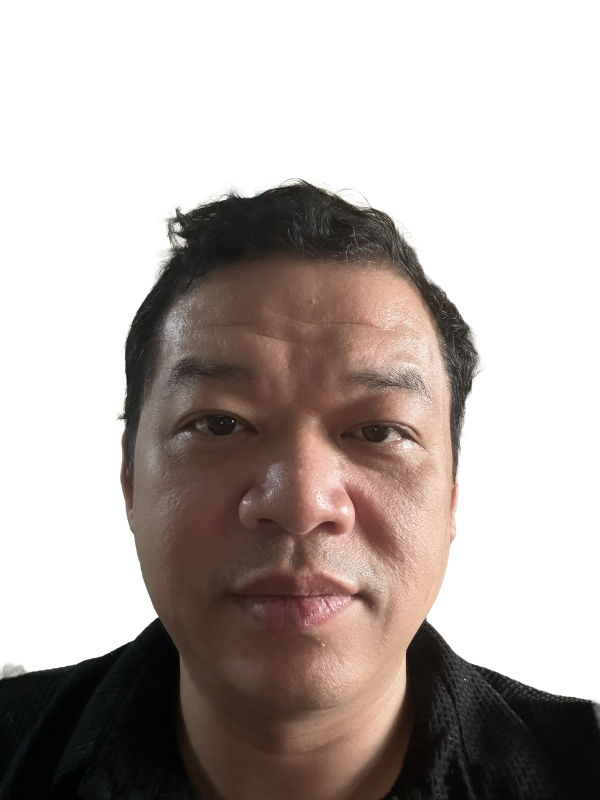
#> input picture mathplus-tao-anh-thumbnail/resources/thay_hoang_master.png, 1200 x 1600 px (shown at 1/2 size); its folder holds 2 pictures in this run
$ python generate_thumbnail.py
#> lines starting #> are read from the running program, lines starting #| are printed output that depends on the picture
#!/usr/bin/env python3
# -*- coding: utf-8 -*-
"""
MathPlus YouTube Thumbnail Generator
Style: MathPlus Signature Emerald & Gold (Chuẩn Nhận Diện Thương Hiệu MathPlus Academy)
Resolution: 1280x720 (16:9, High CTR YouTube Standard)
"""

import os
import sys
import argparse
import re
from pathlib import Path
from PIL import Image, ImageDraw, ImageFont, ImageFilter, ImageEnhance, ImageOps
import numpy as np

W, H = 1280, 720
FONT_BOLD = '/System/Library/Fonts/Supplemental/Arial Bold.ttf'
FONT_REGULAR = '/System/Library/Fonts/Supplemental/Arial.ttf'

SKILL_DIR = Path(__file__).resolve().parent.parent
RESOURCES_DIR = SKILL_DIR / 'resources'
DEFAULT_TEACHER = RESOURCES_DIR / 'thay_hoang_master.png'


def draw_bullet(draw, cx, cy, r, color):
    """Vẽ chấm tròn bullet sắc nét"""
    draw.ellipse([cx - r, cy - r, cx + r, cy + r], fill=color)


def draw_star(draw, cx, cy, r_outer, r_inner, color):
    """Vẽ ngôi sao 5 cánh vector rực rỡ"""
    points = []
    for i in range(10):
        r = r_outer if i % 2 == 0 else r_inner
        angle = i * np.pi / 5 - np.pi / 2
        x = cx + r * np.cos(angle)
        y = cy + r * np.sin(angle)
        points.append((x, y))
    draw.polygon(points, fill=color)


def prepare_teacher_portrait(img_path):
    """
    Chuẩn bị ảnh chân dung thầy giáo:
    - Nếu là ảnh chưa xóa phông (.heic, .jpg), gọi Apple Vision để tách nền chuẩn xác
    - Căn chỉnh tỷ lệ đầu, cổ, vai hoàn hảo trong khung tròn 530x530
    """
    if not os.path.exists(img_path):
        if os.path.exists(DEFAULT_TEACHER):
            img_path = str(DEFAULT_TEACHER)
        else:
            raise FileNotFoundError(f"Không tìm thấy ảnh chân dung: {img_path}")

    src = Image.open(img_path)
    src = ImageOps.exif_transpose(src).convert('RGBA')

    # Nếu ảnh chưa có kênh alpha trong suốt
    alpha = np.array(src.split()[-1])
    is_transparent = np.any(alpha < 250)

    if not is_transparent:
        print("Ảnh gốc chưa tách nền, đang bóc tách tự động bằng Apple Vision...")
        import subprocess
        mask_tmp = f"/tmp/mask_{os.getpid()}.png"
        script_path = str(SKILL_DIR / 'scripts' / 'cutout_person.swift')
        cmd = ['swift', script_path, str(img_path), mask_tmp]
        subprocess.run(cmd, check=True)

        real_mask_path = mask_tmp + ".mask.png"
        if os.path.exists(real_mask_path):
            mask_im = Image.open(real_mask_path).convert('L')
            src.putalpha(mask_im)
            if os.path.exists(real_mask_path):
                os.remove(real_mask_path)

    # Nâng nhẹ độ sáng và tương phản tự nhiên (giữ 100% texture da thật)
    enh = ImageEnhance.Brightness(src).enhance(1.06)
    enh = ImageEnhance.Contrast(enh).enhance(1.05)

    # Tìm khung người chính xác
    alpha_arr = np.array(enh.split()[-1])
    coords = np.argwhere(alpha_arr > 30)
    if len(coords) > 0:
        y_min, x_min = coords.min(axis=0)
        y_max, x_max = coords.max(axis=0)
    else:
        y_min, x_min, y_max, x_max = 0, 0, enh.height, enh.width

    center_x = (x_min + x_max) // 2
    head_w = x_max - x_min
    box_side = int(head_w * 1.15)
    top_y = max(0, y_min - int(box_side * 0.08))

    crop_box = (
        max(0, center_x - box_side // 2),
        top_y,
        min(enh.width, center_x + box_side // 2),
        min(enh.height, top_y + box_side)
    )
    cropped = enh.crop(crop_box)
    if cropped.width != cropped.height:
        sq = Image.new('RGBA', (box_side, box_side), (0, 0, 0, 0))
        sq.paste(cropped, ((box_side - cropped.width) // 2, (box_side - cropped.height)))
        cropped = sq

    t_circle_size = 530
    t_resized = cropped.resize((t_circle_size, t_circle_size), Image.Resampling.LANCZOS)

    mask = Image.new('L', (t_circle_size, t_circle_size), 0)
    mask_draw = ImageDraw.Draw(mask)
    mask_draw.ellipse((6, 6, t_circle_size - 6, t_circle_size - 6), fill=255)

    return Image.composite(t_resized, Image.new('RGBA', (t_circle_size, t_circle_size), (0, 0, 0, 0)), mask), t_circle_size


# [31 lines left out: function split_title_smart, not called in this run]


def build_thumbnail(
    curriculum="TOÁN 11 - KẾT NỐI TRI THỨC",
    subtitle="BÀI 15: CHUYÊN ĐỀ",
    title_l1="GIỚI HẠN",
    title_l2="DÃY SỐ",
    bullets=None,
    hook="NẮM TRỌN ĐIỂM 9 - 10",
    slogan="Bám sát cấu trúc đề thi mới nhất • Tự tin giành điểm tối đa!",
    teacher_badge="THẦY HOÀNG • MATHPLUS",
    teacher_img=None,
    output_path="thumbnail.png"
):
    """Sinh ảnh thumbnail chuẩn phong cách MathPlus Emerald & Gold"""
    if bullets is None:
        bullets = [
            "3 Dạng Vô Định Trọng Tâm (∞ - ∞,  ∞ / ∞)",
            "Tuyệt Kỹ Nhân Liên Hợp Căn Bậc 2, Bậc 3",
            "Kỹ Thuật Bấm Máy Casio & Tự Luận Điểm 10"
        ]

    # 1. NỀN GRADIENT XANH LỤC BẢO ĐẬM (MATHPLUS EMERALD)
    arr = np.zeros((H, W, 4), dtype=np.uint8)
    for y in range(H):
        ty = y / H
        for x in range(W):
            tx = x / W
            r = int(5 * (1 - tx) + 12 * tx)
            g = int(24 * (1 - tx) + 48 * tx + 14 * (1 - ty))
            b = int(12 * (1 - tx) + 24 * tx)
            arr[y, x] = [r, g, b, 255]

    base = Image.fromarray(arr, 'RGBA')
    draw = ImageDraw.Draw(base)

    # 2. LƯỚI TỌA ĐỘ TOÁN HỌC (CYBER MATH GRID)
    for x in range(0, W, 45):
        draw.line([(x, 0), (x, H)], fill=(0, 230, 118, 14), width=1)
    for y in range(0, H, 45):
        draw.line([(0, y), (W, y)], fill=(0, 230, 118, 14), width=1)

    # 3. HÀO QUANG DẠ QUANG PHÍA SAU THẦY GIÁO (RADIAL GLOW)
    glow = Image.new('RGBA', (W, H), (0, 0, 0, 0))
    glow_draw = ImageDraw.Draw(glow)
    glow_draw.ellipse([720, 30, 1320, 670], fill=(0, 200, 83, 85))
    glow_draw.ellipse([790, 90, 1260, 610], fill=(255, 214, 0, 60))
    glow = glow.filter(ImageFilter.GaussianBlur(65))
    base = Image.alpha_composite(base, glow)
    draw = ImageDraw.Draw(base)

    # 4. CHÂN DUNG THẦY HOÀNG VỚI VIỀN HÀO QUANG KÉP
    teacher_path = teacher_img or str(DEFAULT_TEACHER)
    t_framed, t_size = prepare_teacher_portrait(teacher_path)

    tx_pos = 715
    ty_pos = 65

    # Viền ngoài phát sáng: Vàng kim
    for r_off in range(16, 0, -2):
        alpha = int(15 + (16 - r_off) * 14)
        draw.ellipse([tx_pos - r_off, ty_pos - r_off, tx_pos + t_size + r_off, ty_pos + t_size + r_off],
                     outline=(255, 214, 0, alpha), width=2)
    # Viền trong sắc nét: Xanh lục bảo
    for r_off in range(6, 0, -1):
        alpha = int(70 + (6 - r_off) * 30)
        draw.ellipse([tx_pos - r_off, ty_pos - r_off, tx_pos + t_size + r_off, ty_pos + t_size + r_off],
                     outline=(0, 230, 118, alpha), width=2)

    base.paste(t_framed, (tx_pos, ty_pos), t_framed)

    # 5. HUY HIỆU TÊN THẦY (TEACHER BRAND BADGE)
    f_badge = ImageFont.truetype(FONT_BOLD, 24)
    nb_w, nb_h = 360, 48
    nb_x = tx_pos + (t_size - nb_w) // 2 - 10
    nb_y = ty_pos + t_size - 42
    draw.rounded_rectangle([nb_x + 4, nb_y + 4, nb_x + nb_w + 4, nb_y + nb_h + 4], radius=12, fill=(0, 0, 0, 200))
    draw.rounded_rectangle([nb_x, nb_y, nb_x + nb_w, nb_y + nb_h], radius=12, fill=(27, 94, 32, 245), outline=(255, 214, 0, 255), width=2)

    text_bbox = draw.textbbox((0, 0), teacher_badge, font=f_badge)
    text_w = text_bbox[2] - text_bbox[0]
    badge_tx = nb_x + (nb_w - text_w) // 2
    draw.text((badge_tx, nb_y + 10), teacher_badge, font=f_badge, fill=(255, 255, 255, 255))

    # 6. CỘT THÔNG TIN BÊN TRÁI (HIGH CTR STACK)
    # Tag 1: Bộ Sách & Lớp (Curriculum Tag - Red Pill)
    f_top = ImageFont.truetype(FONT_BOLD, 24)
    top_bbox = draw.textbbox((0, 0), curriculum, font=f_top)
    pill_w = max(420, (top_bbox[2] - top_bbox[0]) + 40)
    draw.rounded_rectangle([52, 42, 52 + pill_w, 90], radius=8, fill=(0, 0, 0, 180))
    draw.rounded_rectangle([50, 40, 50 + pill_w, 88], radius=8, fill=(211, 47, 47, 245), outline=(255, 205, 210, 255), width=2)
    draw.text((70, 51), curriculum, font=f_top, fill=(255, 255, 255, 255))

    # Tag 2: Tên Bài / Chuyên đề (Subtitle)
    f_sub = ImageFont.truetype(FONT_BOLD, 40)
    draw.text((54, 116), subtitle, font=f_sub, fill=(0, 0, 0, 240))
    draw.text((50, 112), subtitle, font=f_sub, fill=(224, 242, 241, 255))

    # Tag 3: TIÊU ĐỀ LỚN KHỔNG LỒ (Massive 2-Line Title)
    f_title = ImageFont.truetype(FONT_BOLD, 78)
    draw.text((56, 178), title_l1, font=f_title, fill=(0, 0, 0, 255))
    draw.text((50, 172), title_l1, font=f_title, fill=(255, 255, 255, 255))

    draw.text((56, 268), title_l2, font=f_title, fill=(0, 0, 0, 255))
    draw.text((50, 262), title_l2, font=f_title, fill=(255, 214, 0, 255))

    # Tag 4: HỘP TRỌNG TÂM DẠNG BÀI (Feature Card Glassmorphism)
    f_feat = ImageFont.truetype(FONT_BOLD, 26)
    box_x, box_y, box_w, box_h = 50, 365, 650, 142
    feat_bg = Image.new('RGBA', (box_w, box_h), (8, 36, 20, 210))
    base.paste(feat_bg, (box_x, box_y), feat_bg)
    draw = ImageDraw.Draw(base)
    draw.rounded_rectangle([box_x, box_y, box_x + box_w, box_y + box_h], radius=10, outline=(0, 230, 118, 180), width=2)

    bullet_colors = [
        ((0, 230, 118, 255), (255, 255, 255, 255)),
        ((255, 214, 0, 255), (255, 238, 88, 255)),
        ((129, 199, 132, 255), (224, 242, 241, 255))
    ]

    for i, b_text in enumerate(bullets[:3]):
        dot_col, text_col = bullet_colors[i]
        item_y = box_y + 15 + i * 42
        draw_bullet(draw, box_x + 28, item_y + 13, 6, dot_col)
        draw.text((box_x + 46, item_y), b_text, font=f_feat, fill=text_col)

    # Tag 5: NÚT KÊU GỌI HÀNH ĐỘNG CAM RỰC RỠ (Hook Button)
    f_hook = ImageFont.truetype(FONT_BOLD, 36)
    hook_bbox = draw.textbbox((0, 0), hook, font=f_hook)
    hook_w = max(520, (hook_bbox[2] - hook_bbox[0]) + 110)

    draw.rounded_rectangle([53, 533, 53 + hook_w, 618], radius=12, fill=(0, 0, 0, 200))
    draw.rounded_rectangle([50, 530, 50 + hook_w, 615], radius=12, fill=(255, 111, 0, 245), outline=(255, 224, 130, 255), width=3)
    draw_star(draw, 85, 572, 16, 7, (255, 255, 255, 255))
    draw.text((115, 549), hook, font=f_hook, fill=(255, 255, 255, 255))

    # Tag 6: SLOGAN CHÂN TRANG
    f_bot = ImageFont.truetype(FONT_BOLD, 22)
    draw.text((52, 648), slogan, font=f_bot, fill=(200, 230, 201, 230))

    # 7. XUẤT FILE CHUẨN ĐỊNH DẠNG YOUTUBE
    out_dir = os.path.dirname(output_path)
    if out_dir:
        os.makedirs(out_dir, exist_ok=True)

    base.convert('RGB').save(output_path, quality=95)
    print(f"SUCCESS: Thumbnail đã được tạo thành công tại: {output_path}")
    return output_path


def main():
    parser = argparse.ArgumentParser(description="Tạo ảnh Thumbnail YouTube chuẩn MathPlus Emerald & Gold")
    parser.add_argument('--curriculum', default="TOÁN 11 - KẾT NỐI TRI THỨC", help="Tên bộ sách và lớp (vd: TOÁN 11 - KẾT NỐI TRI THỨC)")
    parser.add_argument('--subtitle', default="BÀI 15: CHUYÊN ĐỀ", help="Tên bài học hoặc chuyên đề (vd: BÀI 15: CHUYÊN ĐỀ)")
    parser.add_argument('--title', help="Tiêu đề bài học đầy đủ (vd: 'Giới Hạn Dãy Số')")
    parser.add_argument('--title-l1', help="Tiêu đề Dòng 1 - Chữ trắng (vd: GIỚI HẠN)")
    parser.add_argument('--title-l2', help="Tiêu đề Dòng 2 - Chữ vàng (vd: DÃY SỐ)")
    parser.add_argument('--bullets', help="3 ý trọng tâm phân tách bằng dấu gạch đứng '|'")
    parser.add_argument('--hook', default="NẮM TRỌN ĐIỂM 9 - 10", help="Nội dung nút cam (vd: NẮM TRỌN ĐIỂM 9 - 10)")
    parser.add_argument('--slogan', default="Bám sát cấu trúc đề thi mới nhất • Tự tin giành điểm tối đa!", help="Slogan chân trang")
    parser.add_argument('--teacher-badge', default="THẦY HOÀNG • MATHPLUS", help="Nhãn tên thầy giáo")
    parser.add_argument('--teacher-img', help="Đường dẫn file ảnh chân dung")
    parser.add_argument('--output', default="thumbnail_mathplus.png", help="Đường dẫn lưu file ảnh xuất ra")
    parser.add_argument('--video-folder', help="Thư mục video (tự động đọc youtube_metadata.txt nếu có)")

    args = parser.parse_args()

    # Nếu truyền --video-folder, thử tự động đọc thông tin từ file metadata hoặc video
    if args.video_folder and os.path.isdir(args.video_folder):
        vdir = Path(args.video_folder)
        meta_files = list(vdir.glob("*metadata*.txt"))
        if meta_files:
            content = meta_files[0].read_text(encoding='utf-8')
            for line in content.splitlines():
                if line.startswith("Tiêu đề video:") or line.startswith("Tiêu đề:"):
                    raw_title = line.split(":", 1)[1].strip()
                    if not args.title and not args.title_l1:
                        if "Bài" in raw_title:
                            parts = raw_title.split("Bài")
                            sub_part = "BÀI " + parts[1].split(":")[0].strip() + ": CHUYÊN ĐỀ"
                            args.subtitle = sub_part
                            if ":" in parts[1]:
                                main_t = parts[1].split(":")[1].split("|")[0].strip()
                                args.title = main_t
        if args.output == "thumbnail_mathplus.png":
            args.output = str(vdir / "thumbnail_mathplus.png")

    # Xử lý tiêu đề
    if args.title and (not args.title_l1 or not args.title_l2):
        l1, l2 = split_title_smart(args.title)
        args.title_l1 = args.title_l1 or l1
        args.title_l2 = args.title_l2 or l2

    l1 = args.title_l1 or "GIỚI HẠN"
    l2 = args.title_l2 or "DÃY SỐ"

    bullet_list = None
    if args.bullets:
        bullet_list = [b.strip() for b in args.bullets.split('|') if b.strip()]

    build_thumbnail(
        curriculum=args.curriculum,
        subtitle=args.subtitle,
        title_l1=l1,
        title_l2=l2,
        bullets=bullet_list,
        hook=args.hook,
        slogan=args.slogan,
        teacher_badge=args.teacher_badge,
        teacher_img=args.teacher_img,
        output_path=args.output
    )
#> in build_thumbnail, `glow = glow.filter(ImageFilter.GaussianBlur(65))`:
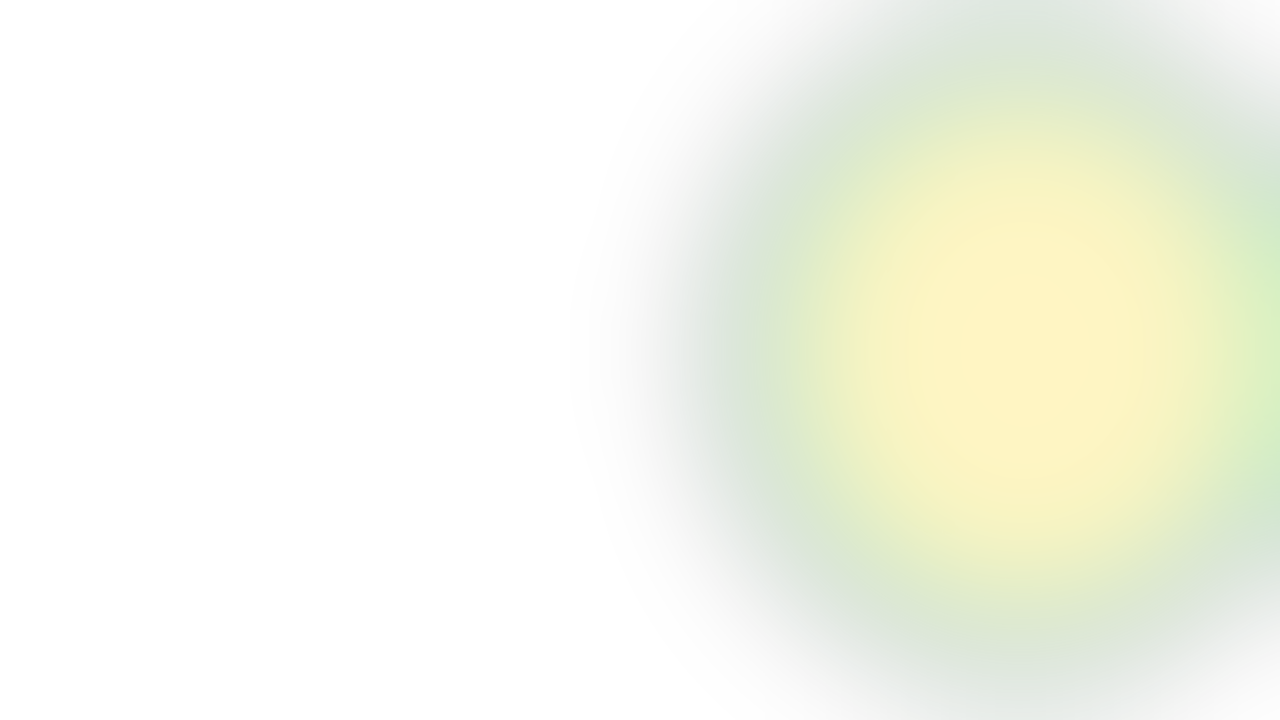
#> glow: PIL image 1280x720 RGBA; mean R, G, B, A 52.4, 65.4, 8.9, 21.4; transparent parts drawn white
#> in prepare_teacher_portrait, src is the input picture: PIL image 1200x1600 RGBA; mean R, G, B, A 46.3, 37, 32.6, 118.1
#> in prepare_teacher_portrait, `alpha = np.array(src.split()[-1])`:
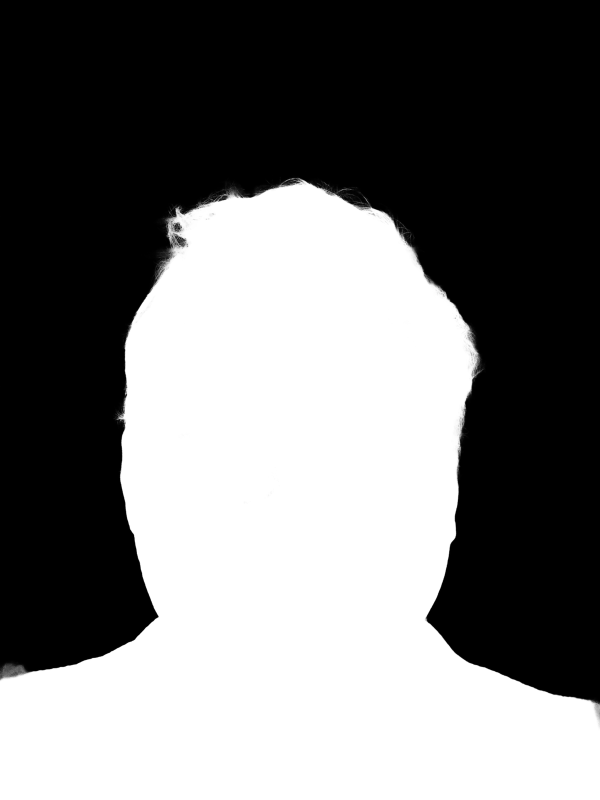
#> alpha: shape (1600, 1200) (shown at 1/2 size); min 0, max 255, mean 118.1
#> in prepare_teacher_portrait, `is_transparent = np.any(alpha < 250)`: is_transparent = True
#> in prepare_teacher_portrait, `enh = ImageEnhance.Contrast(enh).enhance(1.05)`:
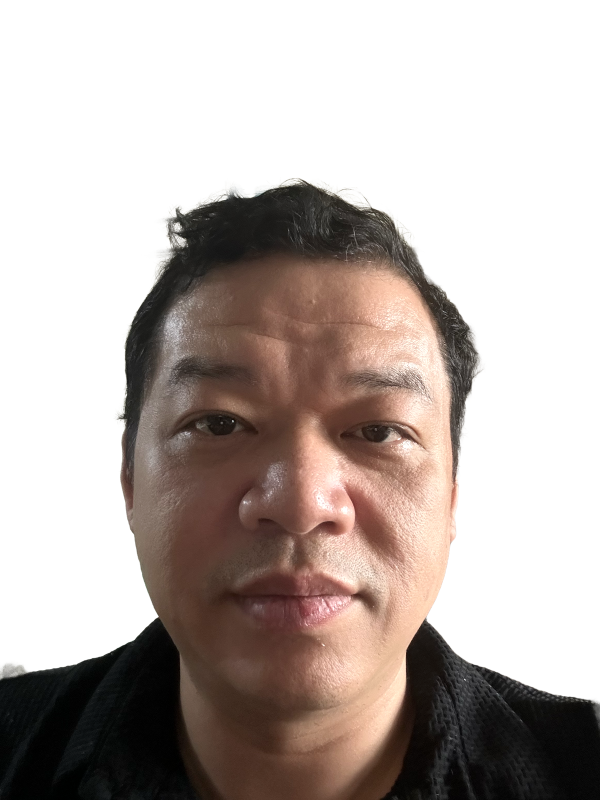
#> enh: PIL image 1200x1600 RGBA (shown at 1/2 size); mean R, G, B, A 49.8, 39.7, 34.8, 118.1; transparent parts drawn white
#> in prepare_teacher_portrait, `coords = np.argwhere(alpha_arr > 30)`: coords = 896783 pairs, first value 355 to 1599, second value 0 to 1199
#> in prepare_teacher_portrait, `y_min, x_min = coords.min(axis=0)`: y_min = 355; x_min = 0
#> in prepare_teacher_portrait, `y_max, x_max = coords.max(axis=0)`: y_max = 1599; x_max = 1199
#> in prepare_teacher_portrait, `center_x = (x_min + x_max) // 2`: center_x = 599
#> in prepare_teacher_portrait, `head_w = x_max - x_min`: head_w = 1199
#> in prepare_teacher_portrait, `box_side = int(head_w * 1.15)`: box_side = 1378
#> in prepare_teacher_portrait, `top_y = max(0, y_min - int(box_side * 0.08))`: top_y = 245
#> in prepare_teacher_portrait, `crop_box = ( max(0, center_x - box_side // 2), top_y, min(enh.width, c..`: crop_box = (0, 245, 1200, 1600)
#> in prepare_teacher_portrait, `cropped = enh.crop(crop_box)`:
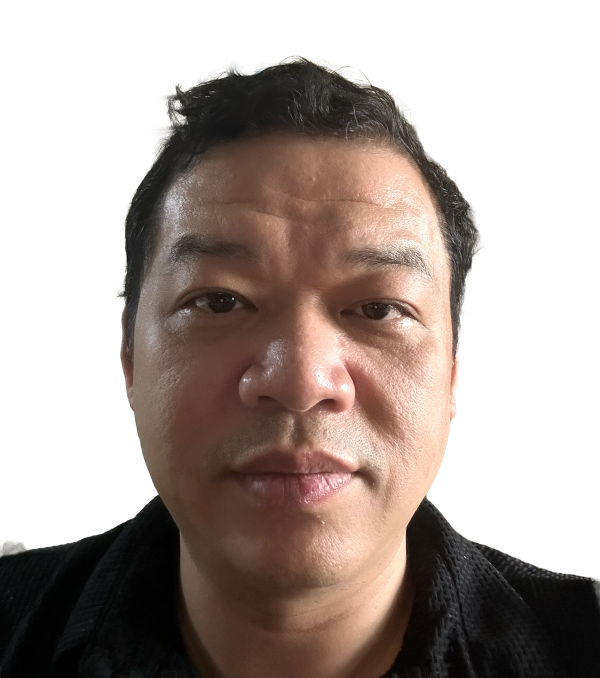
#> cropped: PIL image 1200x1355 RGBA (shown at 1/2 size); mean R, G, B, A 58.8, 46.8, 41.1, 139.4; transparent parts drawn white
#> in build_thumbnail, `t_framed, t_size = prepare_teacher_portrait(teacher_path)`:
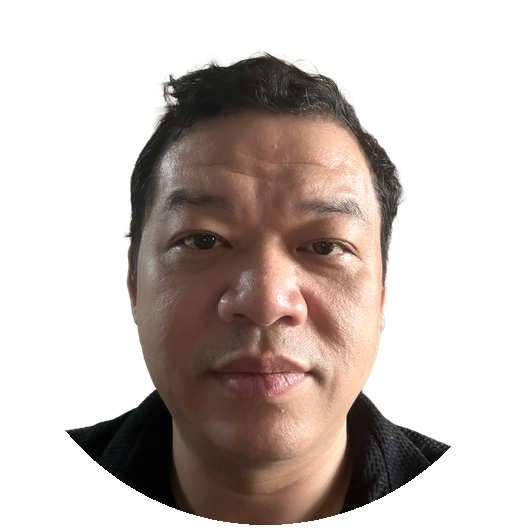
#> t_framed: PIL image 530x530 RGBA; mean R, G, B, A 49.3, 39.1, 34.3, 102.3; transparent parts drawn white
#> in build_thumbnail, `t_framed, t_size = prepare_teacher_portrait(teacher_path)`: t_size = 530
#> in build_thumbnail, `nb_x = tx_pos + (t_size - nb_w) // 2 - 10`: nb_x = 790
#> in build_thumbnail, `nb_y = ty_pos + t_size - 42`: nb_y = 553
#> in build_thumbnail, `text_bbox = draw.textbbox((0, 0), teacher_badge, font=f_badge)`: text_bbox = (-1, -2, 318, 23)
#> in build_thumbnail, `text_w = text_bbox[2] - text_bbox[0]`: text_w = 319
#> in build_thumbnail, `badge_tx = nb_x + (nb_w - text_w) // 2`: badge_tx = 810
#> in build_thumbnail, `top_bbox = draw.textbbox((0, 0), curriculum, font=f_top)`: top_bbox = (-1, -2, 350, 23)
#> in build_thumbnail, `pill_w = max(420, (top_bbox[2] - top_bbox[0]) + 40)`: pill_w = 420
#> in build_thumbnail, `feat_bg = Image.new('RGBA', (box_w, box_h), (8, 36, 20, 210))`:
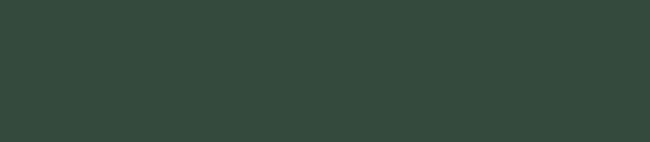
#> feat_bg: PIL image 650x142 RGBA; mean R, G, B, A 8, 36, 20, 210; transparent parts drawn white
#> in build_thumbnail, `hook_bbox = draw.textbbox((0, 0), hook, font=f_hook)`: hook_bbox = (0, -4, 416, 41)
#> in build_thumbnail, `hook_w = max(520, (hook_bbox[2] - hook_bbox[0]) + 110)`: hook_w = 526
#> in build_thumbnail, `base.convert('RGB').save(output_path, quality=95)`:
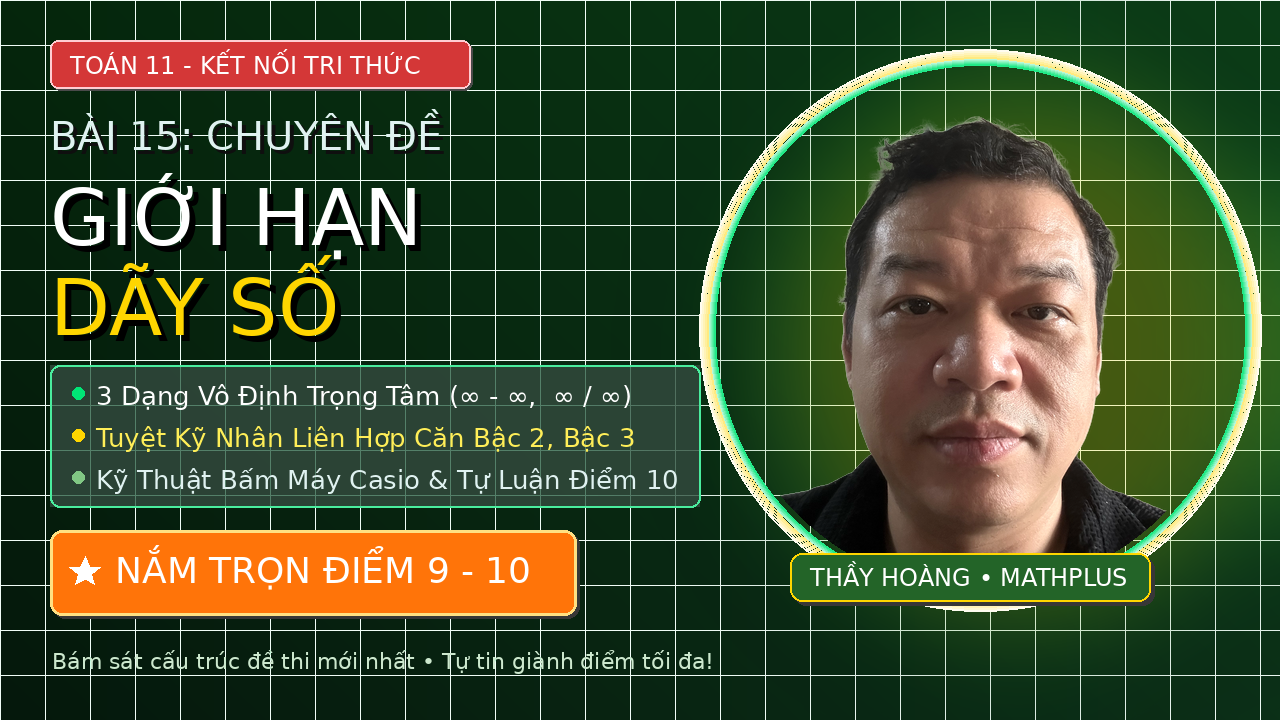
#> base: PIL image 1280x720 RGBA; mean R, G, B, A 53.8, 73.7, 35.4, 239.9; transparent parts drawn white


if __name__ == '__main__':
    main()
